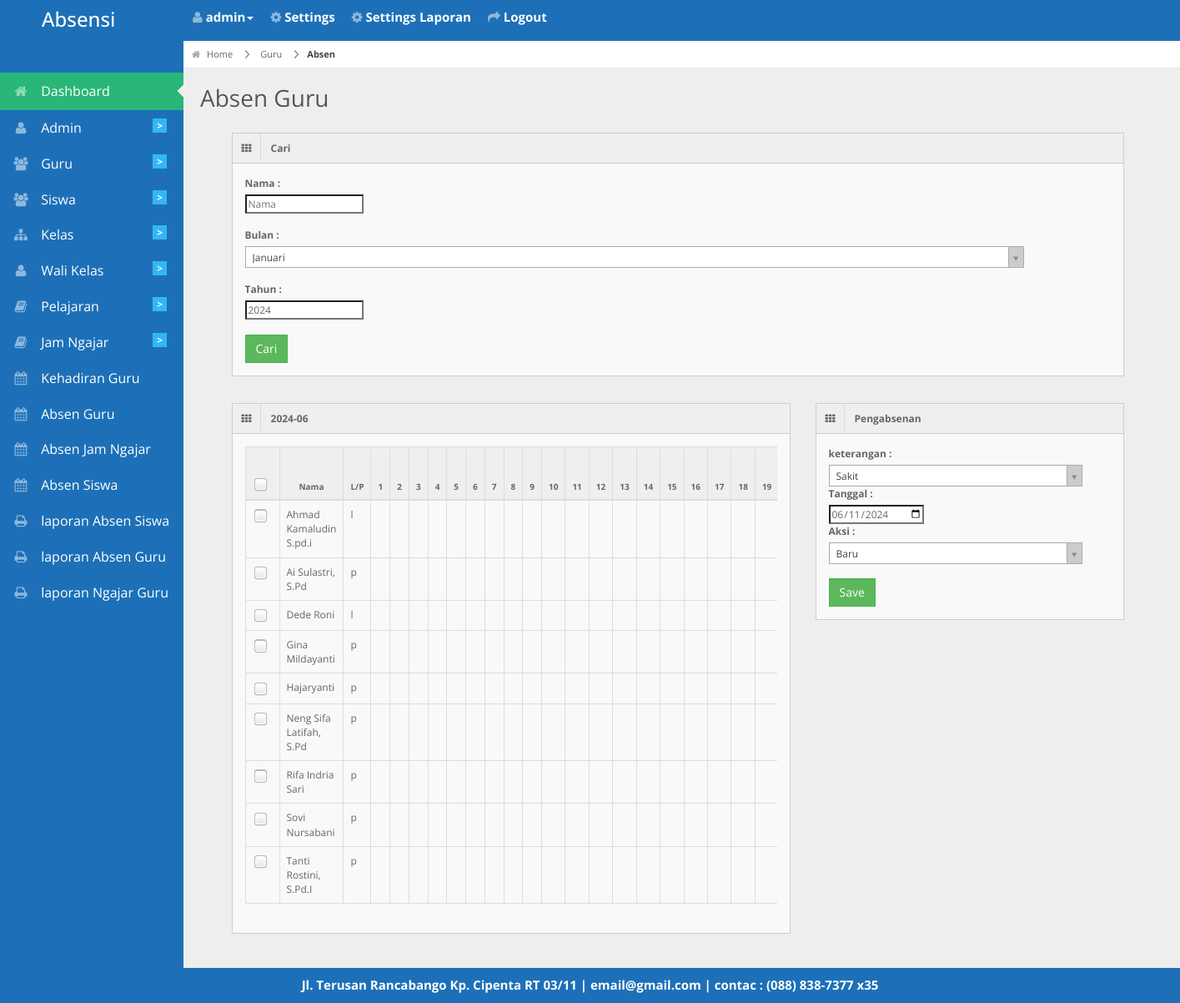
Screenshot of /petugas_piket/tableguru.php (signed in) with the database file from the repository.
### tables this page shows
CREATE TABLE `guru` (
  `id_guru` int(11) NOT NULL,
  `nip` varchar(255) NOT NULL,
  `nuptk` varchar(255) NOT NULL,
  `nama` varchar(30) NOT NULL,
  `jenis_kelamin` varchar(1) NOT NULL,
  `status` varchar(20) NOT NULL,
  `alamat` varchar(50) NOT NULL,
  `jabatan` varchar(20) NOT NULL,
  `telepon` varchar(50) NOT NULL,
  `tgl_lahir` date NOT NULL
);

CREATE TABLE `biodata` (
  `id_biodata` int(11) NOT NULL,
  `nama_sekolah` varchar(255) NOT NULL,
  `alamat` varchar(255) NOT NULL,
  `photo` varchar(255) NOT NULL,
  `email` varchar(255) NOT NULL,
  `telepon` varchar(20) NOT NULL,
  `kota` varchar(50) NOT NULL
);

### petugas_piket/tableguru.php (the view, shortened to what this page needs)
<?php
 include '../db/koneksi.php';
 include '../layout/header.php';
 if(isset($_GET['carinama'])){
   $cari_nama_guru=$_GET['carinama'];
   $cari_bulan_guru=$_GET['bulan'];
   $query_tampil=mysqli_query($konek,"select * from guru where nama like '%$cari_nama_guru%' ORDER BY nama");
 }else {
   $query_tampil=mysqli_query($konek,"SELECT * FROM guru ORDER BY nama ASC");
 }
 ?>
 <div id="content">
   <div id="content-header">
     <div id="breadcrumb"> <a href="http://localhost/absensi2/<?php echo $_SESSION['akses']; ?>/" title="Go to Home" class="tip-bottom"><i class="icon-home"></i> Home</a>
       <a href="http://localhost/absensi2/petugas_piket/guru" class="tip-bottom">Guru</a><a href="#" class="current">Absen</a> </div>
     <h1>Absen Guru</h1>
   </div>
   <div class="container">
     <div class="span11">
       <div class="widget-box">
         <div class="widget-title"> <span class="icon"> <i class="icon-th"></i> </span>
           <h5>Cari</h5>
         </div>
         <div class="widget-content">
           <form method="get">
             <div class="control-group">
               <label class="control-label">Nama :</label>
               <div class="controls">
                 <input type="text"placeholder="Nama"name="carinama" />
               </div>
             </div><br>
             <div class="control-group">
               <label class="control-label">Bulan :</label><br>
             </div><br>
             <div class="control-group">
               <label class="control-label">Tahun :</label>
               <div class="controls">
                 <input type="number"placeholder="Tahun"name="tahun" value="<?PHP echo date('Y'); ?>"/>
               </div>
             </div><br>
             <div class="form-actions">
               <button type="submit" class="btn btn-success">Cari</button>
             </div>
           </form>
         </div>
       </div>
     </div>
   </div>
     <div class="container">
   <div class="span7">
   <div class="widget-box">
          <div class="widget-title"> <span class="icon"> <i class="icon-th"></i> </span>
            <?php if(isset($_GET['carinama'])){ ?>
            <h5><?php echo "$_GET[tahun]-$_GET[bulan]"; ?></h5>
            <?php }else{?>
            <h5><?php echo date('Y-m'); ?></h5>
            <?PHP } ?>
            </div>
          <div class="widget-content">
            <div class="table-responsive">
              <form method="post"action="./proses.php?kategori=absen_guru">
            <table class="table table-bordered table-striped with-check">
              <thead>
                <tr>
                  <th rowspan='2'><input type="checkbox" id="title-table-checkbox" name="title-table-checkbox" /></th>
                  <th rowspan='2'>Nama</th>
                  <th rowspan='2'>L/P</th>
                  <?php for ($tanggal_table=1; $tanggal_table <= 31; $tanggal_table++) {
                    echo "<th rowspan='2'>$tanggal_table</th>";
                  } ?>
                </tr>
                <tr>
                </tr>
              </thead>
              <tbody>
                <?php $no=1; while ($data=mysqli_fetch_array($query_tampil)) { ?>
                <tr>
                  <td><input type="checkbox" name="id_guru[]"value="<?PHP echo $data['id_guru']; ?>"/></td>
                  <td><?php echo $data['nama']; ?></td>
                  <td><?php echo $data['jenis_kelamin']; ?></td>
                  <?php
                  if(isset($sisa_td)!=true){
                    $sisa_td=30;
                  }
                  for ($td=0; $td <= $sisa_td ; $td++) {
                    echo "<td></td>";
                  }
                   ?>
                </tr>
                <?php } ?>
              </tbody>
            </table>
          </div>
    </div>
        </div>
        </div>
        <div class="container">
          <div class="span4">
            <div class="widget-box">
              <div class="widget-title"> <span class="icon"> <i class="icon-th"></i> </span>
                <h5>Pengabsenan</h5>
              </div>
              <div class="widget-content">
                  <div class="control-group">
                    <label class="control-label">keterangan :</label>
                  </div>
                  <div class="control-group">
                    <label class="control-label">Tanggal :</label>
                    <div class="controls">
                      <input type="date" name="tgl_absen" value="<?PHP echo date('Y-m-d'); ?>">
                    </div>
                  </div>
                  <div class="control-group">
                    <label class="control-label">Aksi :</label>
                  </div>
                  <br>
                  <div class="form-actions">
                    <button type="submit" class="btn btn-success">Save</button>
                  </div>
                 </div>
              </div>
            </div>
          </div>
        </div>
        </div>
<?php include '../layout/footer.php'; ?>

### layout/footer.php (shortened to what this page needs)
<div class="row-fluid">
  <div id="footer" class="span12"style="
    color: #fff;
    font-weight: bold;
    font-size: 15px;
">
     <?php echo "$header_photo[alamat] | $header_photo[email] | contac : $header_photo[telepon]"; ?> </div>
</div>
</body>
</html>

### css/matrix-style.css (style rules this page uses)
* { outline:none !important; -moz-outline: none !important; }
html, body { height:100% }
body { overflow-x: hidden; margin-top: -10px; font-family: 'Open Sans', sans-serif; font-size:12px; color:#666; }
a { color:#666; }
select, textarea, input[type="text"], input[type="password"], input[type="datetime"], input[type="datetime-local"], input[type="date"], input[type="month"], input[type="time"], input[type="week"], input[type="number"], input[type="email"], input[type="url"], input[type="search"], input[type="tel"], input[type="color"], .uneditable-input, .label, .dropdown-menu, .btn, .well, .progress, .table-bordered, .btn-group > .btn:first-child, .btn-group > .btn:last-child, .btn-group > .btn:last-child, .btn-group > .dropdown-toggle, .alert { border-radius:0px; }
.btn, textarea, input[type="text"], input[type="password"], input[type="datetime"], input[type="datetime-local"], input[type="date"], input[type="month"], input[type="time"], input[type="week"], input[type="number"], input[type="email"], input[type="url"], input[type="search"], input[type="tel"], input[type="color"], .uneditable-input { box-shadow:none; }
.progress, .progress-success .bar, .progress .bar-success, .progress-warning .bar, .progress .bar-warning, .progress-danger .bar, .progress .bar-danger, .progress-info .bar, .progress .bar-info, .btn, .btn-primary { background-image:none; }
#footer { padding:10px; text-align:center; }
#content { background: none repeat scroll 0 0 #eeeeee; margin-left: 220px; margin-right: 0; padding-bottom: 25px; position: relative; min-height:100%; width: auto; }
#content-header { position: abslute; width: 100%; margin-top: -38px; z-index: 20; }
#content-header h1 { color: #555555; font-size: 28px; font-weight: normal; float: none; text-shadow: 0 1px 0 #ffffff; margin-left: 20px; position: relative; }
#content-header h1, #content-header .btn-group { margin-top: 20px; }
#breadcrumb { background-color: #fff; border-bottom: 1px solid #e3ebed; }
#breadcrumb a { padding: 8px 20px 8px 10px; display: inline-block; background-image: url('../img/breadcrumb.png'); background-position: center right; background-repeat: no-repeat; font-size: 11px; color: #666666; }
#breadcrumb a:last-child { background-image:none; }
#breadcrumb a.current { font-weight: bold; color: #444444; }
#breadcrumb a i { margin-right: 5px; opacity: .6; }
.stat-boxes .peity_bar_good, .stat-boxes .peity_line_good, { color: #459D1C; }
.widget-box { background: none repeat scroll 0 0 #F9F9F9; border-left: 1px solid #CDCDCD; border-top: 1px solid #CDCDCD; border-right: 1px solid #CDCDCD; clear: both; margin-top: 16px; margin-bottom: 16px; position: relative; }
.widget-title, .modal-header, .table th, div.dataTables_wrapper .ui-widget-header { background:#efefef; border-bottom: 1px solid #CDCDCD; height: 36px; }
.widget-title span.icon { padding: 9px 10px 7px 11px; float: left; border-right:1px solid #dadada; }
.widget-title h5 { color: #666; float: left; font-size: 12px; font-weight: bold; padding: 12px; line-height: 12px; margin: 0; }
.widget-content { padding:15px; border-bottom: 1px solid #cdcdcd; }
.table th { height: auto; font-size: 10px; padding: 5px 10px 2px; border-bottom: 0; text-align: center; color: #666666; }
.table.with-check tr th:first-child, .table.with-check tr td:first-child { width: 10px; }
form { margin-bottom: 0; }

### css/matrix-media.css (style rules this page uses)
body { background: #1d70b8; }

### rows the page displays
guru: nama "Ahmad Kamaludin S.pd.i", jenis_kelamin "l"
guru: nama "Ai Sulastri, S.Pd", jenis_kelamin "p"
guru: nama "Dede Roni", jenis_kelamin "l"
guru: nama "Gina Mildayanti", jenis_kelamin "p"
guru: nama "Hajaryanti", jenis_kelamin "p"
guru: nama "Neng Sifa Latifah, S.Pd", jenis_kelamin "p"
guru: nama "Rifa Indria Sari", jenis_kelamin "p"
guru: nama "Sovi Nursabani", jenis_kelamin "p"
guru: nama "Tanti Rostini, S.Pd.I", jenis_kelamin "p"
biodata: alamat "Jl. Terusan Rancabango Kp. Cipenta RT 03/11", email "email@gmail.com", telepon "(088) 838-7377 x35"

### other values shown
$_SESSION['username'] "admin"
